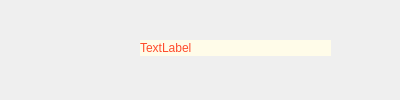
<?xml version="1.0" encoding="UTF-8"?>
<ui version="4.0">
 <class>floatingErrorWindow</class>
 <widget class="QWidget" name="floatingErrorWindow">
  <property name="geometry">
   <rect>
    <x>0</x>
    <y>0</y>
    <width>400</width>
    <height>100</height>
   </rect>
  </property>
  <property name="windowTitle">
   <string>Form</string>
  </property>
  <widget class="QLabel" name="label">
   <property name="geometry">
    <rect>
     <x>140</x>
     <y>40</y>
     <width>191</width>
     <height>16</height>
    </rect>
   </property>
   <property name="styleSheet">
    <string notr="true">background-color: rgb(255, 252, 233);
color: rgb(255, 75, 44);
</string>
   </property>
   <property name="text">
    <string>TextLabel</string>
   </property>
  </widget>
 </widget>
 <resources/>
 <connections/>
</ui>
